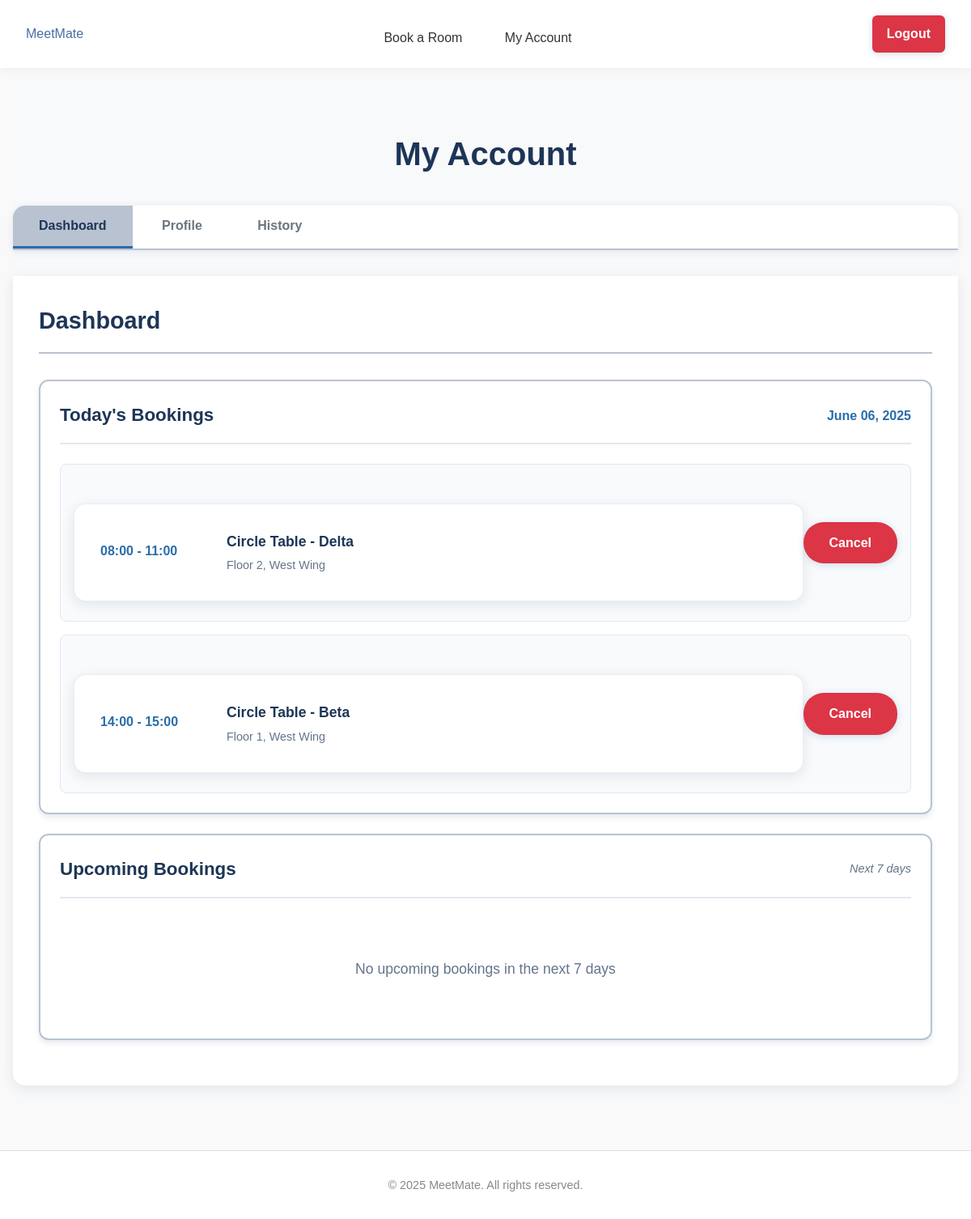
Screenshot of /my_account (signed in) with the database file from the repository.
### tables this page shows
CREATE TABLE bookings (
                id INTEGER PRIMARY KEY AUTOINCREMENT,
                user_id INTEGER NOT NULL,
                room_id INTEGER NOT NULL,
                date TEXT NOT NULL,
                time_start TEXT NOT NULL,
                time_end TEXT NOT NULL,
                booking_admin_id INTEGER,
                notes TEXT,
                FOREIGN KEY (user_id) REFERENCES users (id),
                FOREIGN KEY (room_id) REFERENCES rooms (id),
                FOREIGN KEY (booking_admin_id) REFERENCES users (id)
            );

CREATE TABLE rooms (
                id INTEGER PRIMARY KEY AUTOINCREMENT,
                name TEXT NOT NULL,
                location TEXT NOT NULL,
                capacity INTEGER NOT NULL,
                room_type TEXT DEFAULT 'conference'
            );

### app.py (the view, shortened to what this page needs)
@app.route('/my_account', methods=['GET', 'POST'])
@login_required
def my_account():
    connection = get_database_connection()
    cursor = connection.cursor()
    user_id = session['user_id']
    user = get_user_by_id(user_id)
    if not user:
        flash('User not found', 'error')
        return redirect(url_for('logout'))
    now = datetime.now()
    current_date = now.date()
    current_time = now.time()
    from datetime import date, timedelta
    today = date.today()
    today_str = today.strftime('%Y-%m-%d')
    today_date = today.strftime('%B %d, %Y')
    tomorrow = today + timedelta(days=1)
    next_week = today + timedelta(days=7)
    tomorrow_str = tomorrow.strftime('%Y-%m-%d')
    next_week_str = next_week.strftime('%Y-%m-%d')
    cursor.execute('''
        SELECT
            b.id,
            b.date,
            b.time_start,
            b.time_end,
            b.notes,
            r.name as room_name,
            r.location as room_location
        FROM bookings b
        JOIN rooms r ON b.room_id = r.id
        WHERE b.user_id = ? AND b.date = ?
        ORDER BY b.time_start
    ''', (user_id, today_str))
    user_today_bookings = []
    for row in cursor.fetchall():
        booking = dict(row)
        booking_date = date.fromisoformat(booking['date'])
        booking_start_time = time.fromisoformat(booking['time_start'] + ':00' if len(booking['time_start']) == 5 else booking['time_start'])
        if booking_date == current_date:
            booking['can_cancel'] = current_time < booking_start_time
            booking['status'] = 'Complete' if current_time >= booking_start_time else None
        else:
            booking['can_cancel'] = True
            booking['status'] = None
        user_today_bookings.append(booking)
    cursor.execute('''
        SELECT
            b.id,
            b.date,
            b.time_start,
            b.time_end,
            b.notes,
            r.name as room_name,
            r.location as room_location
        FROM bookings b
        JOIN rooms r ON b.room_id = r.id
        WHERE b.user_id = ? AND b.date >= ? AND b.date <= ?
        ORDER BY b.date, b.time_start
        LIMIT 10
    ''', (user_id, tomorrow_str, next_week_str))
    user_upcoming_bookings = []
    for row in cursor.fetchall():
        booking = dict(row)
        booking_date = date.fromisoformat(booking['date'])
        booking['formatted_date'] = booking_date.strftime('%a, %b %d')
        booking['can_cancel'] = True
        booking['status'] = None
        user_upcoming_bookings.append(booking)
    user_bookings = get_user_bookings(user_id)
    for booking in user_bookings:
        booking_date = date.fromisoformat(booking['date'])
        booking_start_time = time.fromisoformat(booking['time_start'] + ':00' if len(booking['time_start']) == 5 else booking['time_start'])
        if booking_date > current_date:
            booking['can_cancel'] = True
            booking['status'] = 'Confirmed'
        elif booking_date == current_date:
            booking['can_cancel'] = current_time < booking_start_time
            booking['status'] = 'Complete' if current_time >= booking_start_time else 'Confirmed'
        else:
            booking['can_cancel'] = False
            booking['status'] = 'Complete'
    connection.close()
    return render_template('my_account.html',
                         user=user,
                         today_date=today_date,
                         user_today_bookings=user_today_bookings,
                         user_upcoming_bookings=user_upcoming_bookings,
                         bookings=user_bookings)

### app.py (called while the page is built)
def get_database_path():
    app_directory = app.root_path
    instance_directory = os.path.join(app_directory, 'instance')
    os.makedirs(instance_directory, exist_ok=True)
    database_path = os.path.join(instance_directory, 'meetmate.db')
    return database_path

def get_database_connection():
    db_path = get_database_path()
    connection = sqlite3.connect(db_path)
    connection.row_factory = sqlite3.Row
    return connection

def get_user_by_id(user_id):
    connection = get_database_connection()
    cursor = connection.cursor()
    cursor.execute("SELECT * FROM users WHERE id = ?", (user_id,))
    user = cursor.fetchone()
    connection.close()
    if user:
        return dict(user)
    return None

def get_user_bookings(user_id):
    connection = get_database_connection()
    cursor = connection.cursor()
    cursor.execute('''
        SELECT
            b.id,
            b.date,
            b.time_start,
            b.time_end,
            b.notes,
            r.name as room_name,
            r.location as room_location
        FROM bookings b
        JOIN rooms r ON b.room_id = r.id
        WHERE b.user_id = ?
        ORDER BY b.date, b.time_start
    ''', (user_id,))
    bookings = cursor.fetchall()
    connection.close()
    return [dict(booking) for booking in bookings]

def login_required(f):
    @wraps(f)
    def decorated_function(*args, **kwargs):
        if 'user_id' not in session:
            flash('Please login to access this page', 'error')
            return redirect(url_for('login'))
        user = get_user_by_id(session['user_id'])
        if not user:
            session.clear()
            flash('Your account is no longer valid. Please login again.', 'warning')
            return redirect(url_for('login'))
        return f(*args, **kwargs)
    return decorated_function

### templates/my_account.html (shortened to what this page needs)
{% extends "base.html" %}
{% block content %}
<div class="admin-dashboard">
    <h1>My Account</h1>
    <div class="admin-tabs">
        <button class="tab-btn active" data-tab="dashboard-tab">Dashboard</button>
        <button class="tab-btn" data-tab="profile-tab">Profile</button>
        <button class="tab-btn" data-tab="history-tab">History</button>
    </div>
      <div class="tab-content">
        <div id="dashboard-tab" class="tab-pane active">
            <div class="section-header">
                <h2>Dashboard</h2>
            </div>
            <div class="dashboard-section">
                <div class="section-header">
                    <h2>Today's Bookings</h2>
                    <span class="date">{{ today_date }}</span>
                </div>
                {% if user_today_bookings %}
                    <div class="bookings-list">
                        {% for booking in user_today_bookings %}
                            <div class="booking-item">
                                <div class="booking-info">
                                    <div class="booking-time">
                                        {{ booking.time_start }} - {{ booking.time_end }}
                                    </div>
                                    <div class="booking-details">
                                        <strong>{{ booking.room_name }}</strong>
                                        <div class="booking-location">
                                            {{ booking.room_location }}
                                        </div>
                                    </div>
                                </div>
                                <div class="booking-actions">
                                    {% if booking.can_cancel %}
                                        <a href="{{ url_for('cancel_booking', booking_id=booking.id) }}"
                                           class="btn btn-danger btn-small"
                                           onclick="return confirm('Are you sure you want to cancel this booking?')">
                                            Cancel
                                        </a>
                                    {% elif booking.status == 'Complete' %}
                                        <div class="booking-status">
                                            <span class="status-completed">Complete</span>
                                        </div>
                                    {% endif %}
                                </div>
                            </div>
                        {% endfor %}
                    </div>                {% else %}
                    <div class="no-bookings">
                        <p>No bookings scheduled for today</p>
                    </div>
                {% endif %}
            </div>
            <div class="dashboard-section">
                <div class="section-header">
                    <h2>Upcoming Bookings</h2>
                    <span class="subtitle">Next 7 days</span>
                </div>
                {% if user_upcoming_bookings %}
                    <div class="bookings-list">
                        {% for booking in user_upcoming_bookings %}
                            <div class="booking-item">
                                <div class="booking-info">
                                    <div class="booking-date">
                                        {{ booking.formatted_date }}
                                    </div>
                                    <div class="booking-time">
                                        {{ booking.time_start }} - {{ booking.time_end }}
                                    </div>
                                    <div class="booking-details">
                                        <strong>{{ booking.room_name }}</strong>
                                        <div class="booking-location">
                                            {{ booking.room_location }}
                                        </div>
                                        {% if booking.notes %}
                                            <div class="booking-notes">{{ booking.notes }}</div>
                                        {% endif %}
                                    </div>
                                </div>
                                <div class="booking-actions">                                    {% if booking.can_cancel %}
                                        <a href="{{ url_for('cancel_booking', booking_id=booking.id) }}"
                                           class="btn btn-danger btn-small"
                                           onclick="return confirm('Are you sure you want to cancel this booking?')">
                                            Cancel
                                        </a>
                                    {% elif booking.status == 'Complete' %}
                                        <div class="booking-status">
                                            <span class="status-completed">Complete</span>
                                        </div>
                                    {% endif %}
                                </div>
                            </div>
                        {% endfor %}
                    </div>                {% else %}
                    <div class="no-bookings">
                        <p>No upcoming bookings in the next 7 days</p>
                    </div>
                {% endif %}
            </div>
        </div>
    </div>
</div>
{% endblock %}

### static/css/style.css (style rules this page uses)
body { font-family: Arial, sans-serif; line-height: 1.6; color: #333; background-color: #f9f9f9; margin: 0; padding: 0; }
h1, h2, h3, h4, h5, h6 { margin-bottom: 1rem; font-weight: bold; }
a { text-decoration: none; color: #4a6fa5; }
.btn { display: inline-block; padding: 0.8rem 2rem; background-color: #2a6da9; color: white; border: none; border-radius: 25px; cursor: pointer; font-size: 1rem; font-weight: 600; text-decoration: none; transition: all 0.3s ease; box-shadow: 0 2px 10px rgba(42, 109, 169, 0.2); }
.btn-danger { background-color: #dc3545; color: white; }
.dashboard-section { background-color: white; border: 2px solid #b9c2d1; border-radius: 12px; padding: 1.5rem; margin-bottom: 1.5rem; box-shadow: 0 4px 6px rgba(29, 53, 87, 0.1); }
.dashboard-section .section-header { display: flex; justify-content: space-between; align-items: center; margin-bottom: 1.5rem; padding-bottom: 1rem; border-bottom: 2px solid #e2e8f0; }
.dashboard-section .section-header h2 { color: #1d3557; font-size: 1.4rem; font-weight: 700; margin: 0; }
.dashboard-section .section-header .date { color: #2a6da9; font-weight: 600; font-size: 1rem; }
.dashboard-section .section-header .subtitle { color: #64748b; font-size: 0.9rem; font-style: italic; }
.dashboard-section .bookings-list { display: flex; flex-direction: column; gap: 1rem; }
.dashboard-section .booking-item { display: flex; justify-content: space-between; align-items: center; padding: 1rem; background-color: #f8fafc; border: 1px solid #e2e8f0; border-radius: 8px; transition: all 0.3s ease; }
.dashboard-section .booking-info { display: flex; gap: 1rem; align-items: center; flex: 1; }
.dashboard-section .booking-time { color: #2a6da9; font-weight: 700; font-size: 1rem; min-width: 140px; }
.dashboard-section .booking-details strong { color: #1d3557; font-size: 1.1rem; }
.dashboard-section .booking-location { color: #64748b; font-size: 0.9rem; margin-top: 0.25rem; }
.dashboard-section .no-bookings { text-align: center; padding: 2rem; color: #64748b; }
.dashboard-section .no-bookings p { margin-bottom: 1rem; font-size: 1.1rem; }
.booking-info { margin-bottom: 0.5rem; }
.booking-time { color: #4a6fa5; font-weight: bold; font-size: 0.9rem; margin-bottom: 0.25rem; }
.booking-details strong { color: #333; font-size: 0.95rem; }
.booking-info { background: white; padding: 2rem; border-radius: 15px; box-shadow: 0 4px 15px rgba(29, 53, 87, 0.1); margin-top: 2rem; border: 1px solid rgba(185, 194, 209, 0.3); }
.admin-dashboard { padding: 2rem 0; background-color: #f8f9fa; min-height: calc(100vh - 200px); }
.admin-dashboard h1 { color: #1d3557; font-size: 2.5rem; font-weight: 700; margin-bottom: 2rem; text-align: center; }
.admin-tabs { margin-bottom: 2rem; border-bottom: 2px solid #b9c2d1; background-color: white; border-radius: 15px 15px 0 0; overflow: hidden; box-shadow: 0 2px 10px rgba(29, 53, 87, 0.1); }
.tab-btn { background: white; border: none; padding: 1rem 2rem; cursor: pointer; font-size: 1rem; font-weight: 600; color: #6c757d; border-bottom: 3px solid transparent; transition: all 0.3s ease; }
.tab-btn.active { color: #1d3557; background-color: #b9c2d1; border-bottom-color: #2a6da9; }
.tab-content { background-color: white; border-radius: 0 0 15px 15px; box-shadow: 0 4px 15px rgba(29, 53, 87, 0.1); overflow: hidden; }
.tab-pane { display: none; padding: 2rem; }
.tab-pane.active { display: block; }
.section-header { margin-bottom: 2rem; border-bottom: 2px solid #b9c2d1; padding-bottom: 1rem; }
.section-header h2 { color: #1d3557; margin: 0; font-size: 1.8rem; font-weight: 600; }

### rows the page displays
bookings: time_start "08:00", time_end "11:00", room_name "Circle Table - Delta", room_location "Floor 2, West Wing"
bookings: time_start "14:00", time_end "15:00", room_name "Circle Table - Beta", room_location "Floor 1, West Wing"
